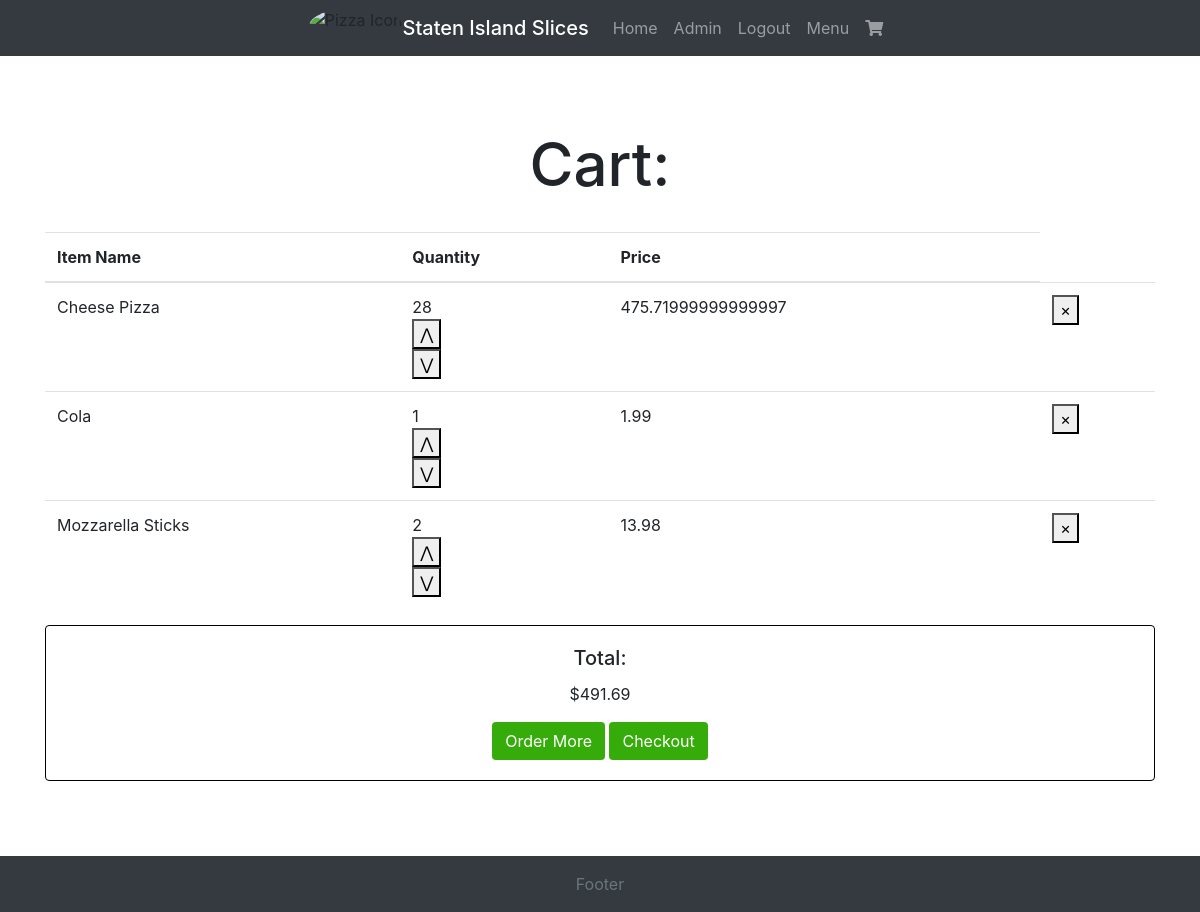
/cart (signed in), run on an earlier commit of the app's database.
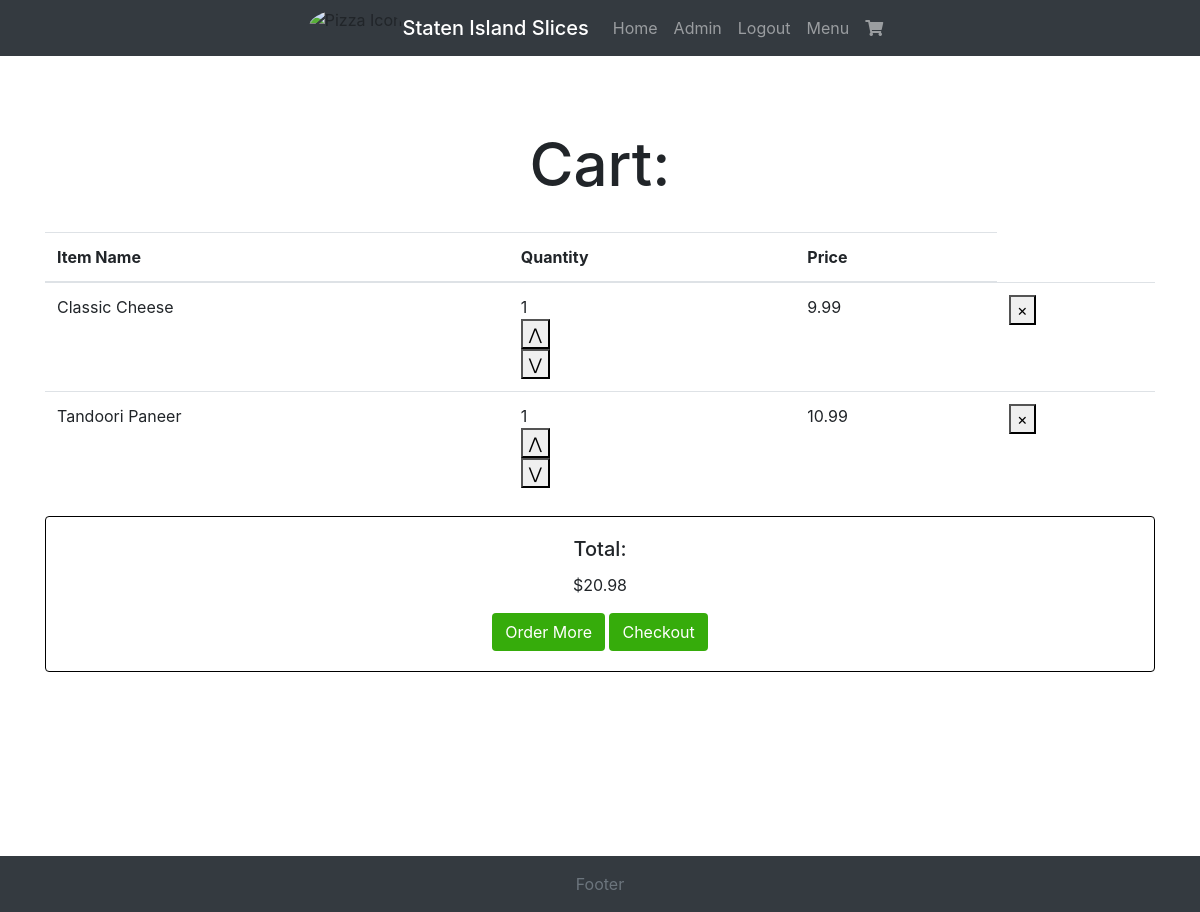
And on a later commit of the database.
### Website/models.py (models this page shows, shortened)
class Item(db.Model):
    id = db.Column(db.Integer, primary_key=True)
    name = db.Column(db.String(255))
    price = db.Column(db.Float)
    calories = db.Column(db.Integer)

### Website/views.py (the view)
@views.route("/cart")
def cart():
    if current_user.is_authenticated:
        cart_items = Cart.query.filter_by(user_id=current_user.id).all()
        cart = []
        sub_total = 0
        for cart_item in cart_items:
            item = Item.query.get(cart_item.cartItem_id)
            if item:
                total_items_price = item.price * cart_item.quantity
                sub_total += total_items_price
                cart.append({"item_id": item.id, "item_name": item.name,"quantity": cart_item.quantity, "price": total_items_price})
    else:
        flash("You need to log in to add items to your cart", category="danger")
        return redirect(url_for("auth.login"))
    return render_template("cart.html", cart=cart, user=current_user, sub_total=sub_total)

### Website/__init__.py (called while the page is built)
def create_app():
    app = Flask(__name__)
    app.config["SECRET_KEY"] = "hjshjhdjah kjshkjdhjs"
    app.config["SQLALCHEMY_DATABASE_URI"] = f"sqlite:///{DB_NAME}"
    db.init_app(app)
    from .views import views
    from .auth import auth
    app.register_blueprint(views, url_prefix="/")
    app.register_blueprint(auth, url_prefix="/")
    from .models import Invoice, Item, Cart, User
    with app.app_context():
        db.create_all()
    login_manager = LoginManager()
    login_manager.login_view = "auth.login"
    login_manager.init_app(app)
    @login_manager.user_loader
    def load_user(id):
        return User.query.get(int(id))
    return app

### Website/templates/cart.html (shortened to what this page needs)
{% extends 'base.html' %}{% block content %}
<h1 style="text-align:center; margin:4.5rem 0 2rem 0; font-weight:500; font-size: 60px; text-shadow:0 0 0.1em rgb(255, 255, 255)">Cart:</h1>
<head>
</head>
<div class="d-flex justify-content-center flex-wrap">
    <table class="table">
        <thead>
          <tr>
            <th>Item Name</th>
            <th>Quantity</th>
            <th>Price</th>
          </tr>
        </thead>
        <tbody>
          {% for cart_item in cart %}
          <tr>
            <td>{{ cart_item["item_name"] }}</td>
            <td>
                {{ cart_item["quantity"] }}
                <form action= '/increment_quantity/{{ cart_item["item_id"] }}' method="POST">
                    <button>&#8896;</button>
                </form>
                <form action= '/decrement_quantity/{{ cart_item["item_id"] }}' method="POST">
                    <button>&#8897;</button>
                </form>
            </td>
            <td>{{ cart_item["price"] }}</td>
            <td>
                <form action= '/remove_from_cart/{{ cart_item["item_id"] }}' method="POST">
                    <button>&times;</button>
                </form>
            </td>
          </tr>
          {% endfor %}
        </tbody>
      </table>
</div>
<div class="card text-center" style="width: 100%; border: 1px solid black">
    <div class="card-body">
        <h5 class="card-title">Total:</h5>
        <p class="card-text">${{sub_total}}</p>
        <button type="button" class="btn" data-bs-toggle="modal" data-bs-target="#exampleModal" style="background-color:rgb(54, 172, 11)">
            <a href = "/items" style="color: white">Order More</a>
        </button>
        <button type="button" class="btn" data-bs-toggle="modal" data-bs-target="#exampleModal1" style="background-color:rgb(54, 172, 11)">
            <a href = "/checkout" style="color: white">Checkout</a>
        </button>
    </div>
</div>
{% endblock %}

### Website/templates/base.html (shortened to what this page needs)
<!DOCTYPE html>
</html>
<head>
    <link rel="stylesheet" href="https://stackpath.bootstrapcdn.com/bootstrap/4.4.1/css/bootstrap.min.css"
 />
    <link rel="stylesheet" href="https://stackpath.bootstrapcdn.com/font-awesome/4.7.0/css/font-awesome.min.css"
 />
    <link rel="stylesheet" href="https://cdnjs.cloudflare.com/ajax/libs/font-awesome/5.15.4/css/all.min.css">
</head>
<body>
    <nav class="navbar navbar-expand-lg navbar-dark bg-dark">
        <div class="collapse navbar-collapse justify-content-center" id="navbar">
            <div class="navbar-nav">
                <img src="https://kitchenbusiness.com/wp-content/uploads/Pizza-restaurant-names.jpg" alt="Pizza Icon" class="rounded-circle img-fluid" style="height: 36px;">
                <p class="navbar-brand mb-0 h1">Staten Island Slices</p>
                <a class="nav-item nav-link" id="home" href="/">Home</a>
                {% if user.is_authenticated and user.id %}
                    {% if user.is_admin %}
                        <a class="nav-item nav-link" id="admin" href="/admin">Admin</a>
                        <a class="nav-item nav-link" id="logout" href="/logout">Logout</a>
                    {% endif %}
                {% else %}
                    <a class="nav-item nav-link" id="signUp" href="/sign-up">Sign Up</a>
                    <a class="nav-item nav-link" id="login" href="/login">Login</a>
                {% endif %}
                <a class="nav-item nav-link" id="menu" href="/items">Menu</a>
                <a class="nav-item nav-link" id="cart" href="/cart"><i class="fas fa-shopping-cart"></i></a>
            </div>
        </div>
    </nav>
    <div class ="container">
        {% block content %}
        {% endblock %}
    </div>
    <footer class="footer mt-auto py-3 bg-dark text-white">
        <div class="container text-center">
            <span class="text-muted">Footer</span>
        </div>
    </footer>
</body>
</html>

### Website/templates/base.html (style rules this page uses)
html, body { height: 100%; margin: 0; padding: 0; }
.container { min-height: 100%; display: flex; flex-direction: column; }
.footer { flex-shrink: 0; }

What changed in the data, as far as the page shows it:
removed Item: item_name "Mozzarella Sticks", quantity "2", price "13.98"
changed Item: item_name "Cheese Pizza" → "Classic Cheese"; quantity "28" → "1"; price "475.71999999999997" → "9.99"
changed Item: item_name "Cola" → "Tandoori Paneer"; price "1.99" → "10.99"
Also different on the page:
{{ sub_total }}: "491.69" → "20.98"
